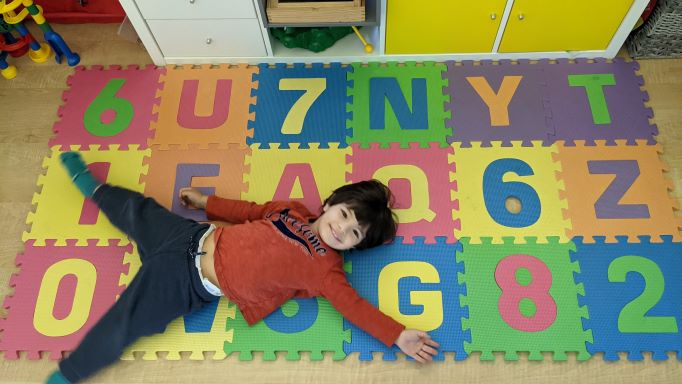
#> input picture Actividades/Actividad_03/letras.jpg, 682 x 384 px
$ python L03_03_Watershed_Actividad_03.py
#> lines starting #> are read from the running program, lines starting #| are printed output that depends on the picture; after the words box and inside, x2 and y2 are one past the last pixel; in counts of white or black regions, pixels touching at a corner belong together
import numpy as np
import cv2 as cv
from matplotlib import pyplot as plt

img = cv.imread('Actividades/Actividad_03/letras.jpg')
#> img is the input picture: shape (384, 682, 3); mean B, G, R 95.9, 131.4, 137.9

cv.imshow('ventana', img)
cv.waitKey()

gray_img = cv.cvtColor(img, cv.COLOR_BGR2GRAY)
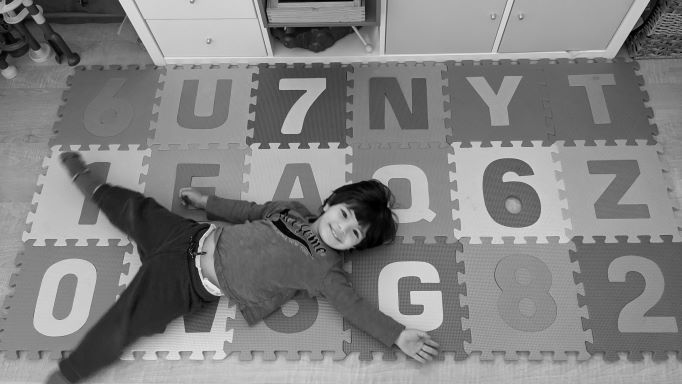
#> gray_img: shape (384, 682); min 0, max 244, mean 129.3

cv.imshow('ventana', gray_img)
cv.waitKey()

ret, thresh = cv.threshold(gray_img, 0, 255,
                           cv.THRESH_BINARY_INV + cv.THRESH_OTSU)
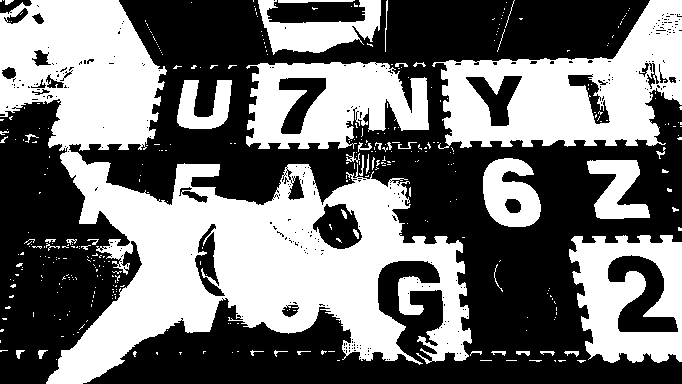
#> thresh: shape (384, 682); 44.8% white; 375 white regions (329 under 20 px), largest, box (x1, y1, x2, y2) and area: (0, 0, 472, 384) 65774, (432, 0, 682, 149) 19120, (246, 62, 429, 149) 10637
#> ret = 125

cv.imshow('ventana', thresh)
cv.waitKey()

# noise removal
kernel = np.ones((3, 3), np.uint8)
opening = cv.morphologyEx(thresh, cv.MORPH_OPEN, kernel, iterations=2)
#> opening: shape (384, 682); 42.2% white; 23 white regions, largest, box (x1, y1, x2, y2) and area: (47, 152, 471, 384) 44443, (441, 0, 682, 147) 17664, (0, 0, 166, 150) 17406
sure_bg = cv.dilate(opening, kernel, iterations=3)
#> sure_bg: shape (384, 682); 52.9% white; 23 black regions (6 under 20 px), largest, box (x1, y1, x2, y2) and area: (85, 0, 682, 384) 94658, (0, 98, 137, 384) 22329, (611, 259, 674, 329) 1539

cv.imshow('ventana', sure_bg)
cv.waitKey()

# Finding sure foreground area
dist_transform = cv.distanceTransform(opening, cv.DIST_L2, 5)
cv.normalize(dist_transform, dist_transform, 0, 1.0, cv.NORM_MINMAX);

cv.imshow('ventana', dist_transform)
cv.waitKey()

ret, sure_fg = cv.threshold(dist_transform, 0.7*dist_transform.max(), 255, 0)
#> sure_fg: shape (384, 682) float32; 0.92% white; 7 white regions, largest, box (x1, y1, x2, y2) and area: (242, 233, 286, 291) 992, (66, 0, 94, 34) 683, (95, 90, 127, 106) 292

cv.imshow('ventana', sure_fg)
cv.waitKey()

# Finding unknown region
sure_fg = np.uint8(sure_fg)
unknown = cv.subtract(sure_bg, sure_fg)
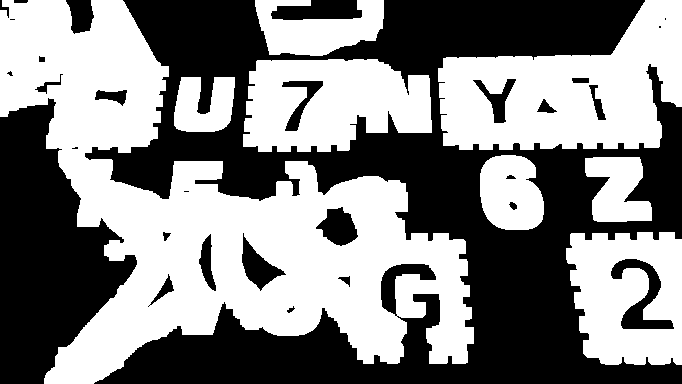
#> unknown: shape (384, 682); 52% white; 30 black regions (6 under 20 px), largest, box (x1, y1, x2, y2) and area: (85, 0, 682, 384) 94658, (0, 98, 137, 384) 22329, (611, 259, 674, 329) 1539

cv.imshow('ventana', unknown)
cv.waitKey()

# Marker labelling
ret, markers = cv.connectedComponents(sure_fg)
#> markers: shape (384, 682) int32; 8 distinct labels, from 0 to 7
#> ret = 8

# Add one to all labels so that sure background is not 0, but 1
markers = markers + 1
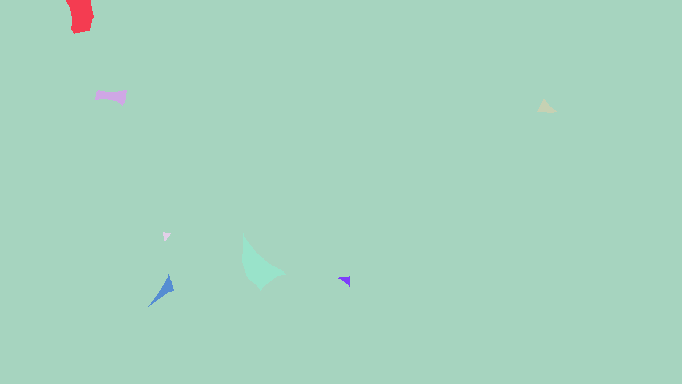
#> markers: shape (384, 682) int32; 8 distinct labels, from 1 to 8; one colour per label, 0 black

# Now, mark the region of unknown with zero
markers[unknown == 255] = 0
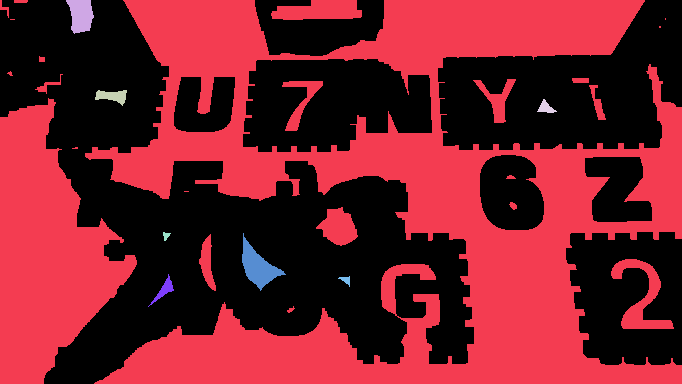
#> markers: shape (384, 682) int32; 9 distinct labels, from 0 to 8; one colour per label, 0 black

markers = cv.watershed(img, markers)
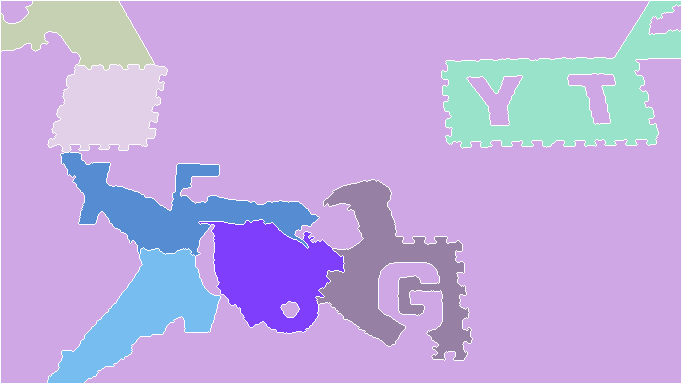
#> markers: shape (384, 682) int32; 9 distinct labels, from -1 to 8; one colour per label, 0 black, -1 white
img[markers == -1] = [255, 0, 0]
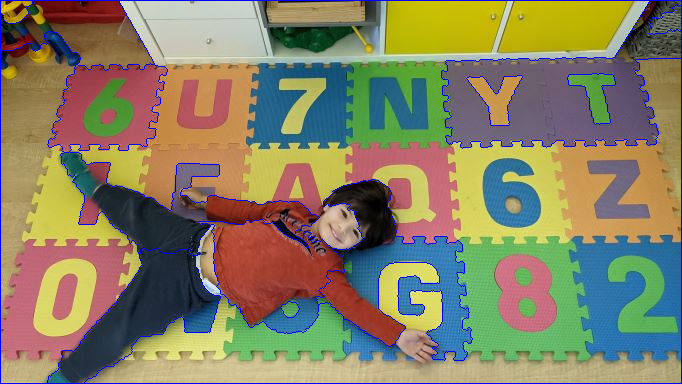
#> img: shape (384, 682, 3); 2.57% of pixels changed, all inside (x1, y1, x2, y2) = (0, 0, 682, 384)

cv.imshow('ventana', img)
cv.waitKey()

$ run again, with Actividades/Actividad_03/20191127_171347.jpg copied over Actividades/Actividad_03/letras.jpg
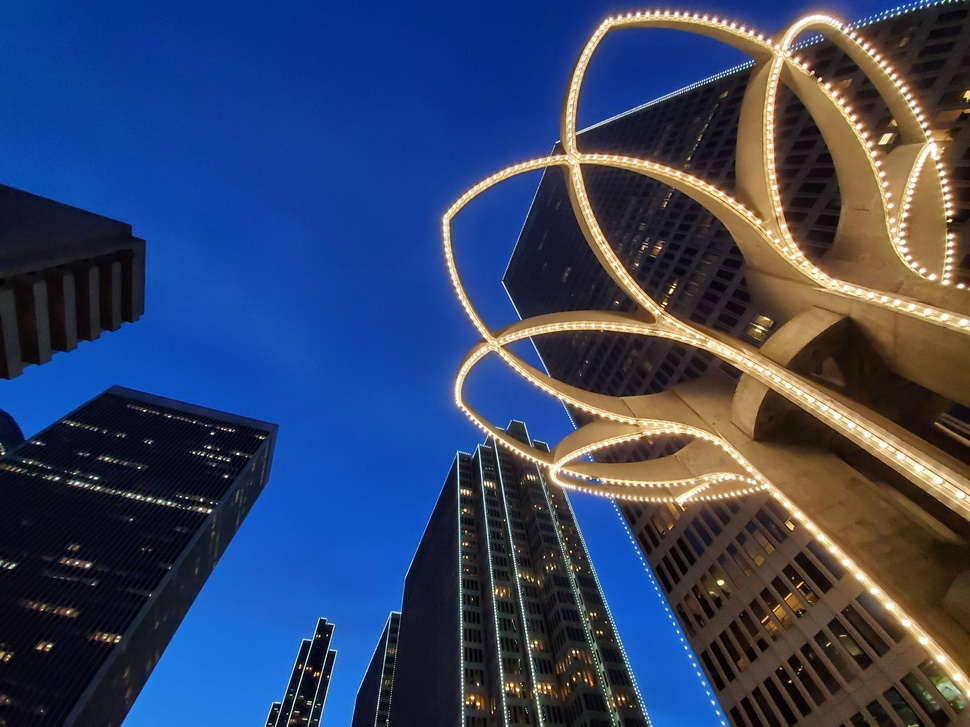
#> input picture Actividades/Actividad_03/20191127_171347.jpg, 970 x 727 px, shrunk from 4608 x 3456 before the run
#> img is the input picture: shape (727, 970, 3); mean B, G, R 101.2, 67.8, 53
#> `ret, thresh = cv.threshold(gray_img, 0, 255, cv.THRESH_BINARY_INV + cv..`:
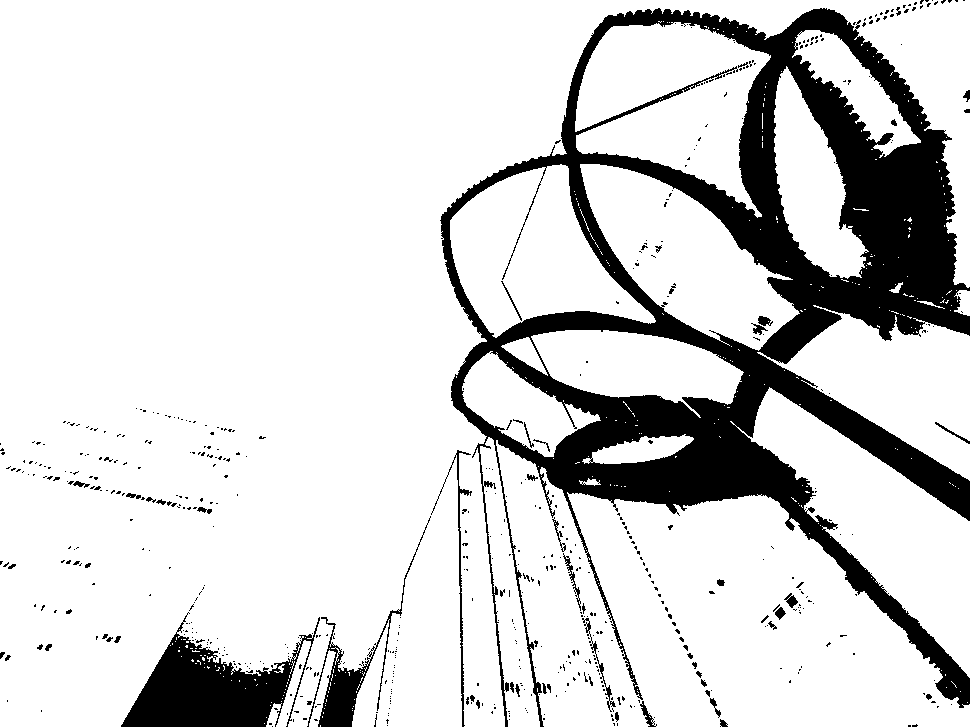
#> thresh: shape (727, 970); 83.8% white; 601 black regions (540 under 20 px), largest, box (x1, y1, x2, y2) and area: (440, 8, 970, 727) 95558, (121, 612, 320, 727) 10053, (307, 516, 431, 727) 2637
#> `ret, thresh = cv.threshold(gray_img, 0, 255, cv.THRESH_BINARY_INV + cv..`: ret = 101
#> opening: shape (727, 970); 82.8% white; 202 black regions (162 under 20 px), largest, box (x1, y1, x2, y2) and area: (431, 0, 970, 727) 103334, (121, 516, 431, 727) 14334, (111, 490, 212, 514) 360
#> sure_bg: shape (727, 970); 88.7% white; 34 black regions (24 under 20 px), largest, box (x1, y1, x2, y2) and area: (466, 11, 970, 702) 68321, (126, 633, 294, 727) 9121, (321, 652, 365, 727) 1480
#> sure_fg: shape (727, 970) float32; 3% white; 1 white region, box (x1, y1, x2, y2) and area: (0, 0, 224, 131) 21356
#> unknown: shape (727, 970); 85.7% white; 35 black regions (24 under 20 px), largest, box (x1, y1, x2, y2) and area: (466, 11, 970, 702) 68321, (0, 0, 224, 131) 21356, (126, 633, 294, 727) 9121
#> `ret, markers = cv.connectedComponents(sure_fg)`: ret = 2
#> `img[markers == -1] = [255, 0, 0]`:
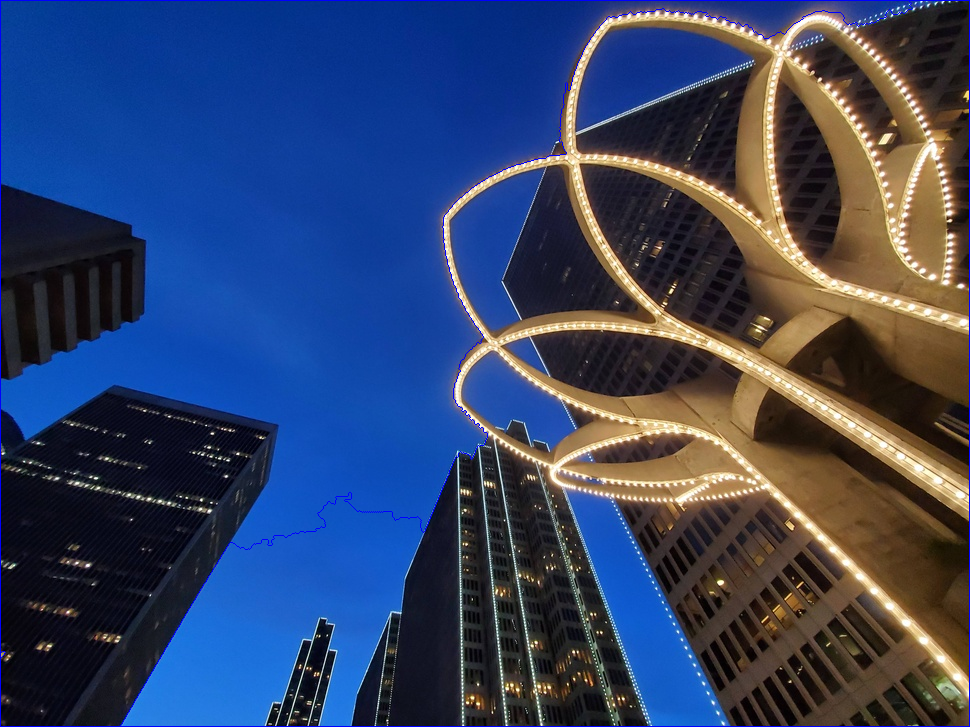
#> img: shape (727, 970, 3); 0.69% of pixels changed, all inside (x1, y1, x2, y2) = (0, 0, 970, 727)

$ run again, with Actividades/Actividad_03/20210509_102403.jpg copied over Actividades/Actividad_03/letras.jpg
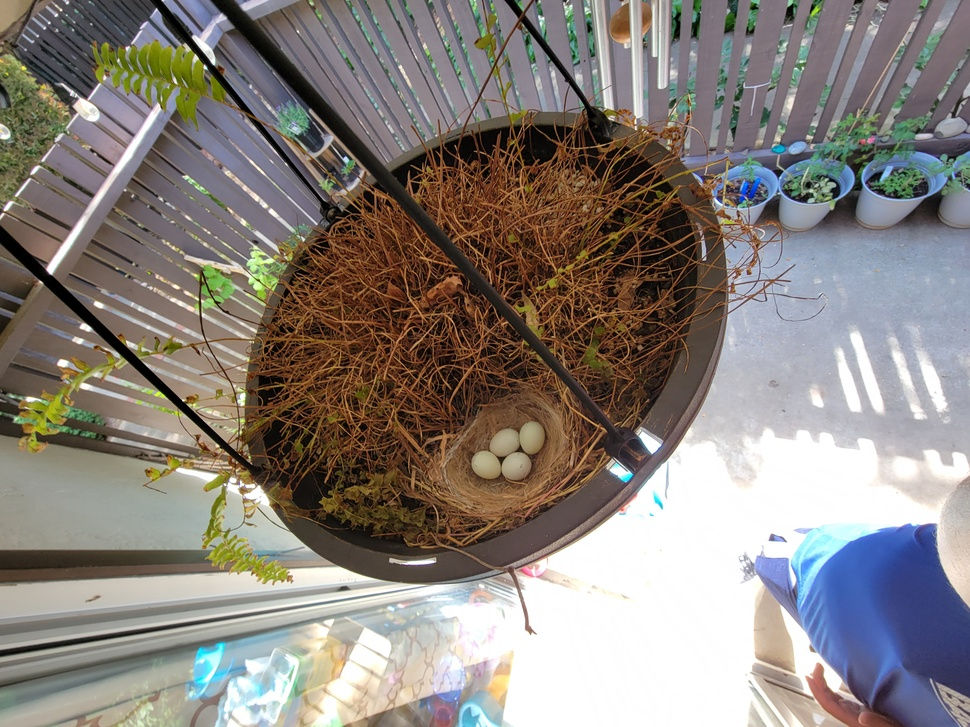
#> input picture Actividades/Actividad_03/20210509_102403.jpg, 970 x 727 px, shrunk from 4000 x 3000 before the run
#> img is the input picture: shape (727, 970, 3); mean B, G, R 124.2, 129.7, 136.5
#> `ret, thresh = cv.threshold(gray_img, 0, 255, cv.THRESH_BINARY_INV + cv..`:
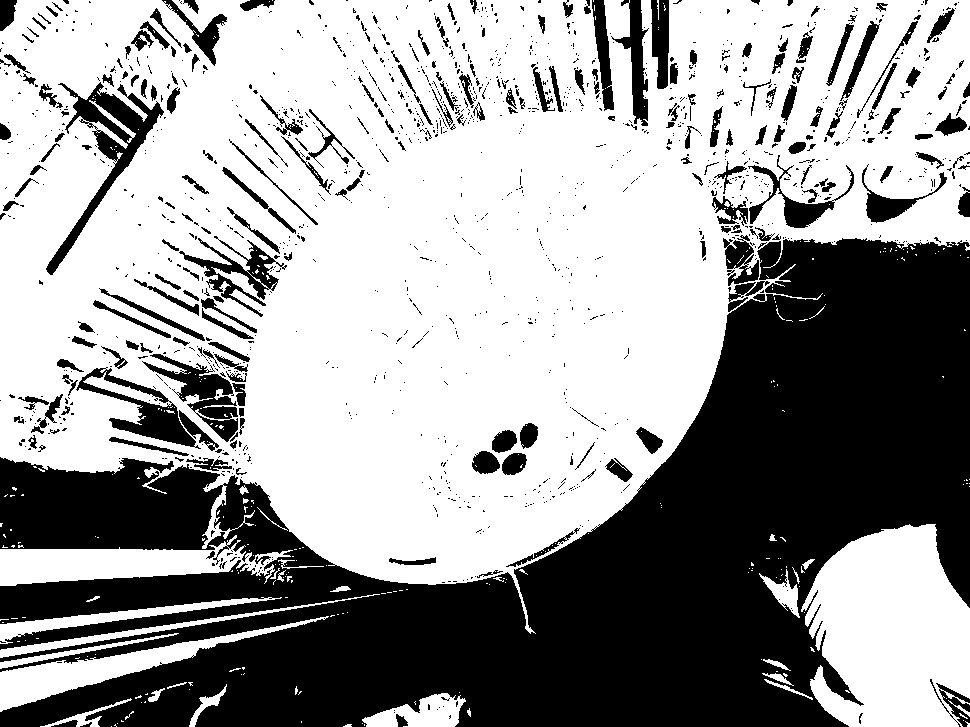
#> thresh: shape (727, 970); 61.5% white; 1389 black regions (1150 under 20 px), largest, box (x1, y1, x2, y2) and area: (0, 238, 970, 727) 221262, (46, 82, 164, 275) 4507, (76, 367, 201, 449) 2768
#> `ret, thresh = cv.threshold(gray_img, 0, 255, cv.THRESH_BINARY_INV + cv..`: ret = 144
#> opening: shape (727, 970); 58.6% white; 608 black regions (480 under 20 px), largest, box (x1, y1, x2, y2) and area: (0, 155, 970, 727) 241031, (93, 288, 250, 455) 6198, (15, 66, 166, 275) 6059
#> sure_bg: shape (727, 970); 67.1% white; 113 black regions (66 under 20 px), largest, box (x1, y1, x2, y2) and area: (0, 202, 970, 727) 214720, (174, 355, 245, 444) 2987, (78, 88, 161, 174) 2820
#> sure_fg: shape (727, 970) float32; 0.82% white; 8 white regions (3 under 20 px), largest, box (x1, y1, x2, y2) and area: (294, 403, 380, 520) 3064, (868, 580, 923, 654) 2139, (0, 315, 19, 346) 343, (670, 298, 678, 330) 148, (650, 258, 656, 274) 40
#> unknown: shape (727, 970); 66.2% white; 121 black regions (69 under 20 px), largest, box (x1, y1, x2, y2) and area: (0, 202, 970, 727) 214720, (294, 403, 380, 520) 3064, (174, 355, 245, 444) 2987
#> `ret, markers = cv.connectedComponents(sure_fg)`: ret = 9
#> `img[markers == -1] = [255, 0, 0]`:
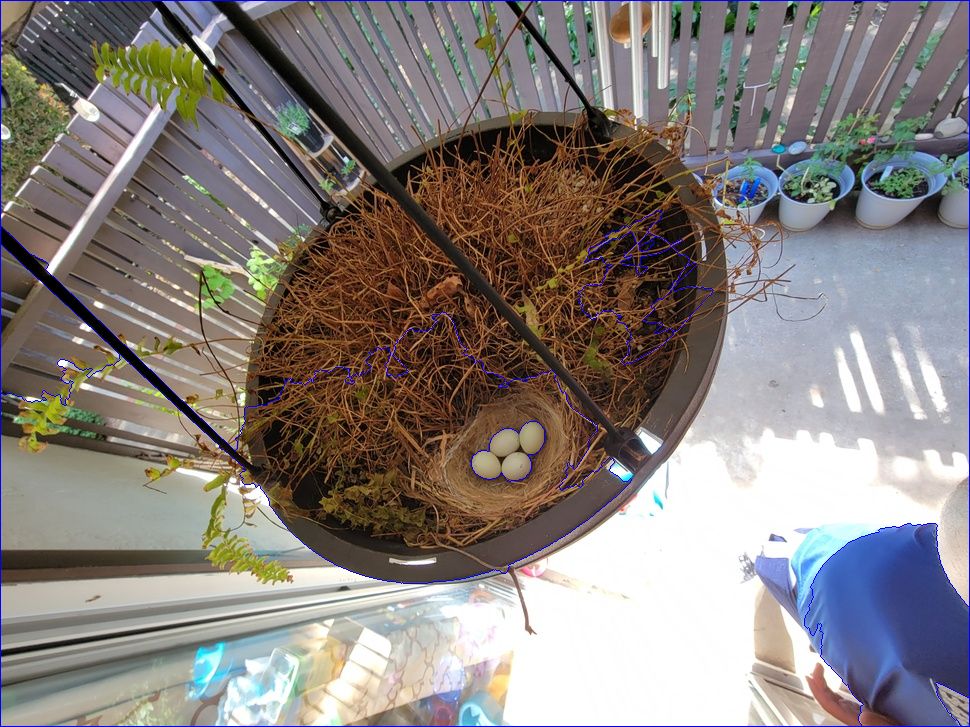
#> img: shape (727, 970, 3); 0.99% of pixels changed, all inside (x1, y1, x2, y2) = (0, 0, 970, 727)

$ run again, with Actividades/Actividad_03/20210515_175305.jpg copied over Actividades/Actividad_03/letras.jpg
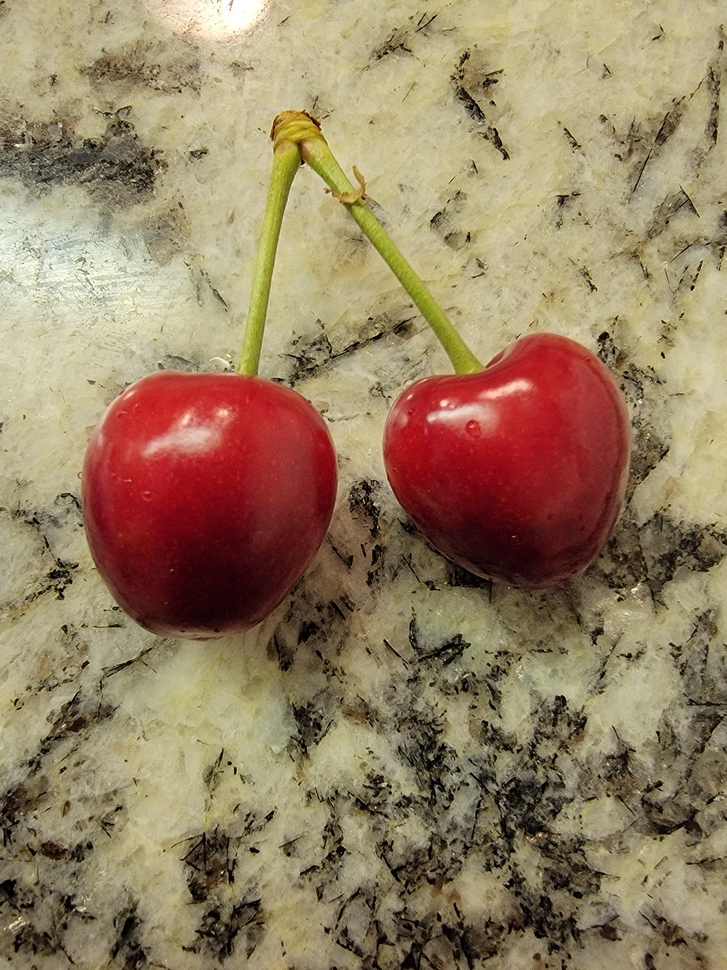
#> input picture Actividades/Actividad_03/20210515_175305.jpg, 727 x 970 px, shrunk from 3000 x 4000 before the run
#> img is the input picture: shape (970, 727, 3); mean B, G, R 98.8, 128.7, 150.4
#> thresh: shape (970, 727); 36.5% white; 1736 white regions (1589 under 20 px), largest, box (x1, y1, x2, y2) and area: (54, 138, 727, 779) 139700, (298, 606, 727, 970) 61565, (0, 685, 172, 970) 16127
#> `ret, thresh = cv.threshold(gray_img, 0, 255, cv.THRESH_BINARY_INV + cv..`: ret = 118
#> opening: shape (970, 727); 29.6% white; 179 white regions, largest, box (x1, y1, x2, y2) and area: (82, 335, 723, 752) 127815, (339, 766, 623, 970) 22688, (375, 703, 463, 904) 7126
#> sure_bg: shape (970, 727); 38.1% white; 68 white regions, largest, box (x1, y1, x2, y2) and area: (74, 332, 727, 970) 199082, (0, 695, 117, 970) 15553, (600, 656, 727, 851) 13197
#> sure_fg: shape (970, 727) float32; 0.67% white; 2 white regions, box (x1, y1, x2, y2) and area: (168, 491, 278, 577) 4562, (544, 452, 560, 482) 175
#> unknown: shape (970, 727); 37.4% white; 68 white regions, largest, box (x1, y1, x2, y2) and area: (74, 332, 727, 970) 194345, (0, 695, 117, 970) 15553, (600, 656, 727, 851) 13197
#> `ret, markers = cv.connectedComponents(sure_fg)`: ret = 3
#> `img[markers == -1] = [255, 0, 0]`:
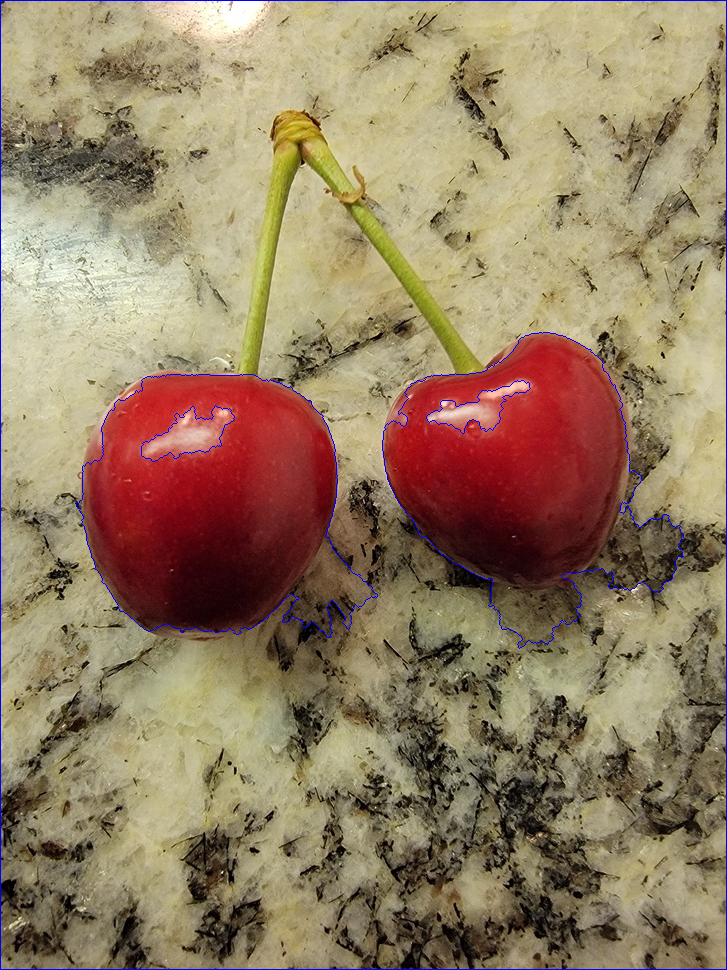
#> img: shape (970, 727, 3); 0.87% of pixels changed, all inside (x1, y1, x2, y2) = (0, 0, 727, 970)
